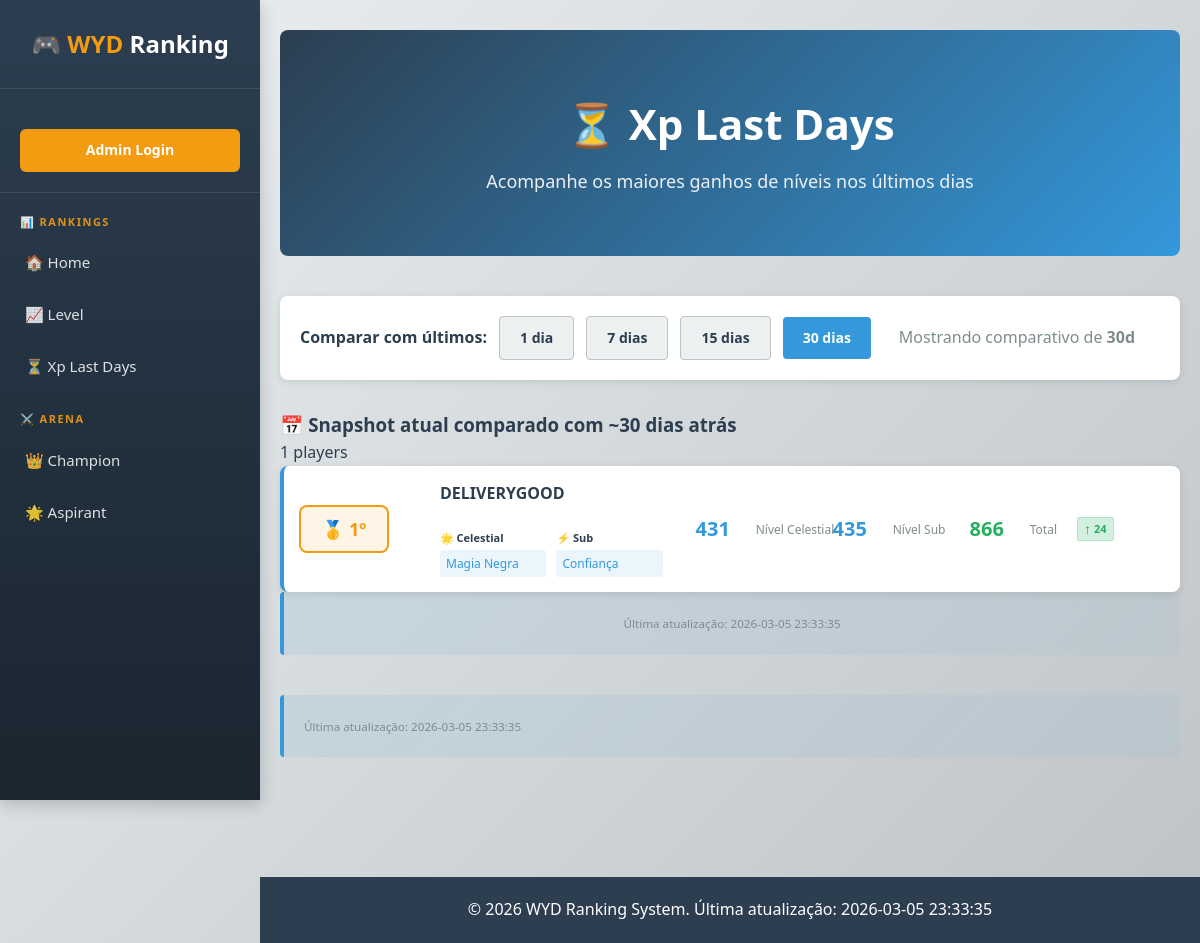
Page /xp-evolution?days=30 on the committed database.
### app/models.py (models this page shows)
class LevelRankingHistory(Base):
    __tablename__ = "level_ranking_history"
    id = Column(Integer, primary_key=True)
    player_id = Column(Integer, ForeignKey("players.id", ondelete="CASCADE"))
    player_name = Column(String(100), nullable=False)
    rank_position = Column(Integer)  # Posição no ranking
    level_total = Column(Integer)
    points = Column(Integer)
    level_celestial = Column(Integer)
    level_subclass = Column(Integer)
    celestial_lineage_name = Column(String(100))
    subclass_lineage_name = Column(String(100))
    recorded_at = Column(DateTime(timezone=True), server_default=func.now(), index=True)
    player = relationship("Player", foreign_keys=[player_id])

### app/main.py (the view)
@app.get("/xp-evolution")
def xp_evolution(request: Request, days: int = 7):
    from app.services.ranking_history_service import (
        get_top_level_gainers_for_range,
    )
    if days not in (1, 7, 15, 30):
        days = 7
    session = SessionLocal()
    try:
        players = get_top_level_gainers_for_range(session, days, limit=500)
        return templates.TemplateResponse("ranking_history.html", {
            "request": request,
            "last_update": data_store.last_update,
            "user": get_current_user(request),
            "players": players,
            "days": days,
            "total_snapshots": 0,
        })
    finally:
        session.close()

### app/templates/ranking_history.html (shortened to what this page needs)
{% extends "base.html" %}
{% import 'components.html' as components %}
{% block hero %}
<div class="hero">
    <h1>⏳ Xp Last Days</h1>
    <p>Acompanhe os maiores ganhos de níveis nos últimos dias</p>
</div>
{% endblock %}
{% block content %}
<div class="filters-section">
    <div style="display:flex; gap:12px; align-items:center; flex-wrap: wrap;">
        <label style="font-weight:600;">Comparar com últimos:</label>
        <a href="/xp-evolution?days=1" class="btn {% if days == 1 %}btn-primary{% else %}btn-secondary{% endif %}">1 dia</a>
        <a href="/xp-evolution?days=7" class="btn {% if days == 7 %}btn-primary{% else %}btn-secondary{% endif %}">7 dias</a>
        <a href="/xp-evolution?days=15" class="btn {% if days == 15 %}btn-primary{% else %}btn-secondary{% endif %}">15 dias</a>
        <a href="/xp-evolution?days=30" class="btn {% if days == 30 %}btn-primary{% else %}btn-secondary{% endif %}">30 dias</a>
        <span style="margin-left:16px; color:var(--light-text);">Mostrando comparativo de <strong>{{ days }}d</strong></span>
    </div>
</div>
{% if players %}
<div class="snapshot-card">
    <div class="snapshot-header">
        <h3>📅 Snapshot atual comparado com ~{{ days }} dias atrás</h3>
        <span class="player-count">{{ players|length }} players</span>
    </div>
    <div class="ranking-container">
        {% for p in players %}
        <div class="player-item">
            <div style="display:flex; align-items:center; gap:8px;">
                <div class="rank-badge">
                    {% if loop.index == 1 %}
                    🥇 {{ loop.index }}º
                    {% elif loop.index == 2 %}
                    🥈 {{ loop.index }}º
                    {% elif loop.index == 3 %}
                    🥉 {{ loop.index }}º
                    {% else %}
                    #{{ loop.index }}
                    {% endif %}
                </div>
            </div>
            <div>
                <div class="player-name">{{ p.name }}</div>
                {{ components.render_lineages(p.celestial_lineage, p.subclass_lineage) }}
            </div>
            <div style="display:flex; align-items:center; gap:8px;">
                {{ components.render_stat(p.level_celestial, 'Nível Celestial') }}
            </div>
            <div style="display:flex; align-items:center; gap:8px;">
                {{ components.render_stat(p.level_subclass, 'Nível Sub') }}
            </div>
            <div style="display:flex; align-items:center; gap:8px;">
                {{ components.render_stat(p.level_total, 'Total', '--success-color') }}
                {% if p.level_active %}
                    {{ components.render_level_change_indicator(p.level_change, p.level_arrow, p.level_active) }}
                {% endif %}
            </div>
        </div>
        {% endfor %}
    </div>
</div>
{% endif %}
<div class="info-box">
    <p style="text-align: center; margin: 0;">
        <small style="color: var(--light-text);">Última atualização: {{ last_update }}</small>
    </p>
</div>
{% endblock %}

### app/templates/components.html (shortened to what this page needs)
{% macro render_lineages(lineage_celestial, lineage_subclass) %}
<div class="player-lineages">
    <div class="lineage-info">
        <div class="lineage-label">🌟 Celestial</div>
        <div class="lineage-name">{{ lineage_celestial or 'Desconhecida' }}</div>
    </div>
    <div class="lineage-info">
        <div class="lineage-label">⚡ Sub</div>
        <div class="lineage-name">{{ lineage_subclass or 'Desconhecida' }}</div>
    </div>
</div>
{% endmacro %}
{% macro render_stat(value, label, color="--secondary-color") %}
<div class="player-stat">
    <div class="player-stat-value" {% if color %}style="color: var({{ color }});"{% endif %}>{{ value or 0 }}</div>
    <div class="player-stat-label">{{ label }}</div>
</div>
{% endmacro %}
{% macro render_level_change_indicator(change_value, arrow, active=False) %}
{% if active %}
<span class="level-change-indicator {% if change_value > 0 %}positive{% else %}negative{% endif %}" title="Mudança de {{ change_value }}">
    <span class="arrow">{{ arrow }}</span>
    <span class="value">{{ change_value|abs }}</span>
</span>
{% endif %}
{% endmacro %}

### rows in the picture
LevelRankingHistory: name "DELIVERYGOOD", celestial_lineage_name "Magia Negra", subclass_lineage_name "Confiança", level_celestial "431 435 866", label "Nível Celestial Nível Sub Total", arrow "↑", change_value "24"

### other values in the picture
{{ days }} "30"
{{ players|length }} "1"
{{ last_update }} "2026-03-05 23:33:35"
